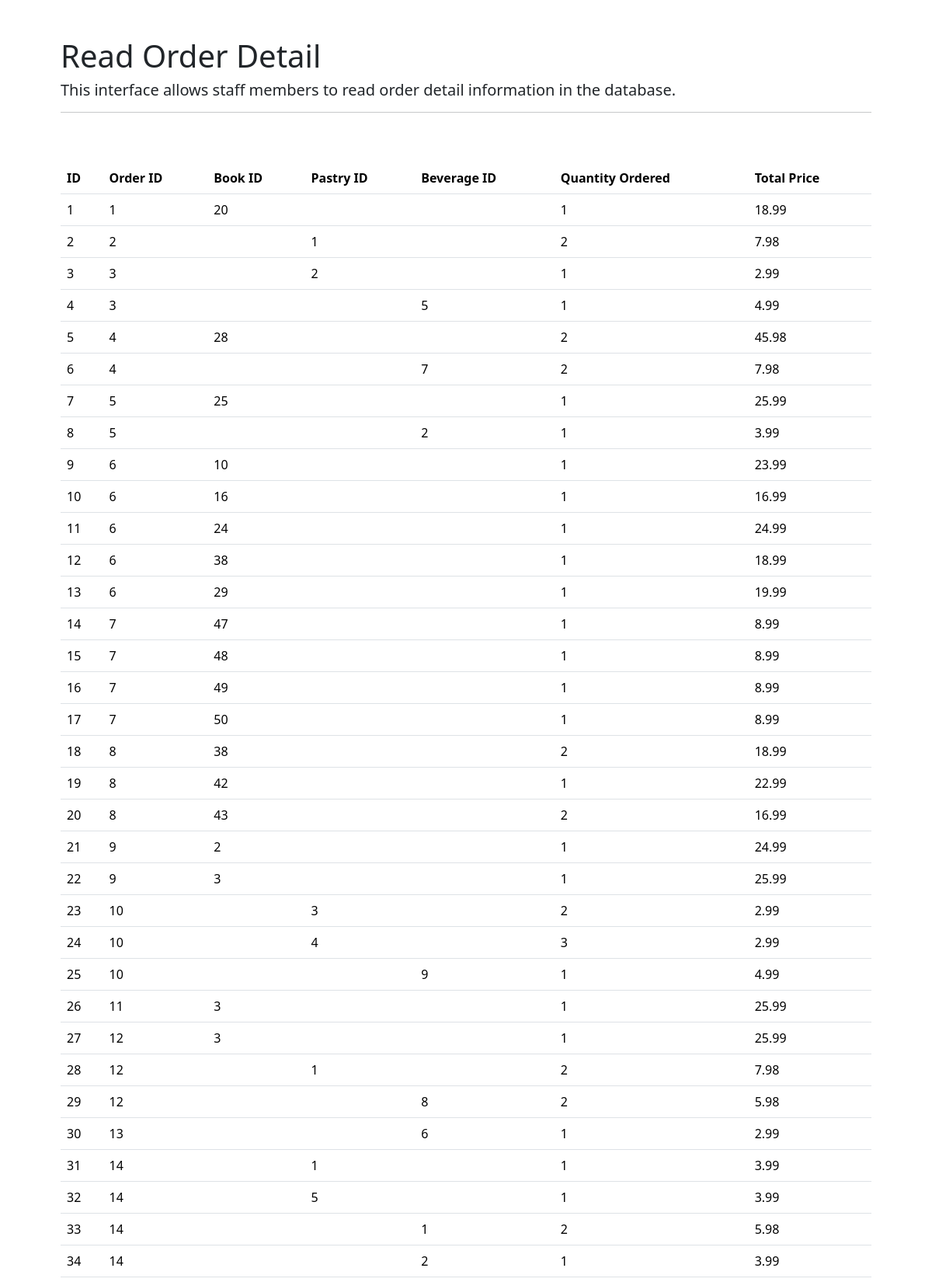
The page /final_project/read/read_order_detail.php (upper part) on the database its author committed.
### tables this page shows
CREATE TABLE order_detail (
  order_detail_id INT NOT NULL,
  fk_order_id INT,
  fk_book_id INT,
  fk_pastry_id INT,
  fk_beverage_id INT,
  quantity_ordered INT NOT NULL,
  detail_total_price DOUBLE,
  PRIMARY KEY (order_detail_id),
  FOREIGN KEY (fk_beverage_id)
      REFERENCES beverage(beverage_id),
  FOREIGN KEY (fk_pastry_id)
      REFERENCES pastry(pastry_id),
  FOREIGN KEY (fk_book_id)
      REFERENCES book(book_id),
  FOREIGN KEY (fk_order_id)
      REFERENCES orders(order_id)
);

### final_project/read/read_order_detail.php (the view, shortened to what this page needs)
<?php
require_once '../connect.php';
$q1 = "SELECT * FROM order_detail";
$stmt = $conn->prepare($q1);
$stmt->execute($i);
?>
<!DOCTYPE HTML>
<html>
    <head>
         <link href="https://cdn.jsdelivr.net/npm/bootstrap@5.3.8/dist/css/bootstrap.min.css" rel="stylesheet">
    </head>
    <body>
    <div class="container p-5">
        <h1>Read Order Detail</h1>
        <h5>This interface allows staff members to read order detail information in the database.</h5>
        <hr/>
        <br><br>
        <table class="table">
                <thead>
                    <tr>
                    <th>ID</th>
                    <th>Order ID</th>
                    <th>Book ID</th>
                    <th>Pastry ID</th>
                    <th>Beverage ID</th>
                    <th>Quantity Ordered</th>
                    <th>Total Price</th>
                    </tr>
                </thead>
                <tbody>
                <?php
                    while($order_detail = $stmt->fetch(PDO::FETCH_ASSOC)) { ?>
                    <tr>
                        <td><?php echo $order_detail["order_detail_id"];?></td>
                        <td><?php echo $order_detail["fk_order_id"];?></td>
                        <td><?php echo $order_detail["fk_book_id"];?></td>
                        <td><?php echo $order_detail["fk_pastry_id"];?></td>
                        <td><?php echo $order_detail["fk_beverage_id"];?></td>
                        <td><?php echo $order_detail["quantity_ordered"];?></td>
                        <td><?php echo $order_detail["detail_total_price"];?></td>
                    </tr>
                <?php
                    } ?>
                </tbody>
                </table>
    </div>
    </body>
</html>

### rows shown on the page
order_detail: order_detail_id "1", fk_order "1", fk_book "20", quantity_ordered "1", detail_total_price "18.99"
order_detail: order_detail_id "2", fk_order "2", fk_pastry "1", quantity_ordered "2", detail_total_price "7.98"
order_detail: order_detail_id "3", fk_order "3", fk_pastry "2", quantity_ordered "1", detail_total_price "2.99"
order_detail: order_detail_id "4", fk_order "3", fk_beverage "5", quantity_ordered "1", detail_total_price "4.99"
order_detail: order_detail_id "5", fk_order "4", fk_book "28", quantity_ordered "2", detail_total_price "45.98"
order_detail: order_detail_id "6", fk_order "4", fk_beverage "7", quantity_ordered "2", detail_total_price "7.98"
order_detail: order_detail_id "7", fk_order "5", fk_book "25", quantity_ordered "1", detail_total_price "25.99"
order_detail: order_detail_id "8", fk_order "5", fk_beverage "2", quantity_ordered "1", detail_total_price "3.99"
order_detail: order_detail_id "9", fk_order "6", fk_book "10", quantity_ordered "1", detail_total_price "23.99"
order_detail: order_detail_id "10", fk_order "6", fk_book "16", quantity_ordered "1", detail_total_price "16.99"
order_detail: order_detail_id "11", fk_order "6", fk_book "24", quantity_ordered "1", detail_total_price "24.99"
order_detail: order_detail_id "12", fk_order "6", fk_book "38", quantity_ordered "1", detail_total_price "18.99"
order_detail: order_detail_id "13", fk_order "6", fk_book "29", quantity_ordered "1", detail_total_price "19.99"
order_detail: order_detail_id "14", fk_order "7", fk_book "47", quantity_ordered "1", detail_total_price "8.99"
order_detail: order_detail_id "15", fk_order "7", fk_book "48", quantity_ordered "1", detail_total_price "8.99"
order_detail: order_detail_id "16", fk_order "7", fk_book "49", quantity_ordered "1", detail_total_price "8.99"
order_detail: order_detail_id "17", fk_order "7", fk_book "50", quantity_ordered "1", detail_total_price "8.99"
order_detail: order_detail_id "18", fk_order "8", fk_book "38", quantity_ordered "2", detail_total_price "18.99"
order_detail: order_detail_id "19", fk_order "8", fk_book "42", quantity_ordered "1", detail_total_price "22.99"
order_detail: order_detail_id "20", fk_order "8", fk_book "43", quantity_ordered "2", detail_total_price "16.99"
order_detail: order_detail_id "21", fk_order "9", fk_book "2", quantity_ordered "1", detail_total_price "24.99"
order_detail: order_detail_id "22", fk_order "9", fk_book "3", quantity_ordered "1", detail_total_price "25.99"
order_detail: order_detail_id "23", fk_order "10", fk_pastry "3", quantity_ordered "2", detail_total_price "2.99"
order_detail: order_detail_id "24", fk_order "10", fk_pastry "4", quantity_ordered "3", detail_total_price "2.99"
order_detail: order_detail_id "25", fk_order "10", fk_beverage "9", quantity_ordered "1", detail_total_price "4.99"
order_detail: order_detail_id "26", fk_order "11", fk_book "3", quantity_ordered "1", detail_total_price "25.99"
order_detail: order_detail_id "27", fk_order "12", fk_book "3", quantity_ordered "1", detail_total_price "25.99"
order_detail: order_detail_id "28", fk_order "12", fk_pastry "1", quantity_ordered "2", detail_total_price "7.98"
order_detail: order_detail_id "29", fk_order "12", fk_beverage "8", quantity_ordered "2", detail_total_price "5.98"
order_detail: order_detail_id "30", fk_order "13", fk_beverage "6", quantity_ordered "1", detail_total_price "2.99"
order_detail: order_detail_id "31", fk_order "14", fk_pastry "1", quantity_ordered "1", detail_total_price "3.99"
order_detail: order_detail_id "32", fk_order "14", fk_pastry "5", quantity_ordered "1", detail_total_price "3.99"
order_detail: order_detail_id "33", fk_order "14", fk_beverage "1", quantity_ordered "2", detail_total_price "5.98"
order_detail: order_detail_id "34", fk_order "14", fk_beverage "2", quantity_ordered "1", detail_total_price "3.99"
